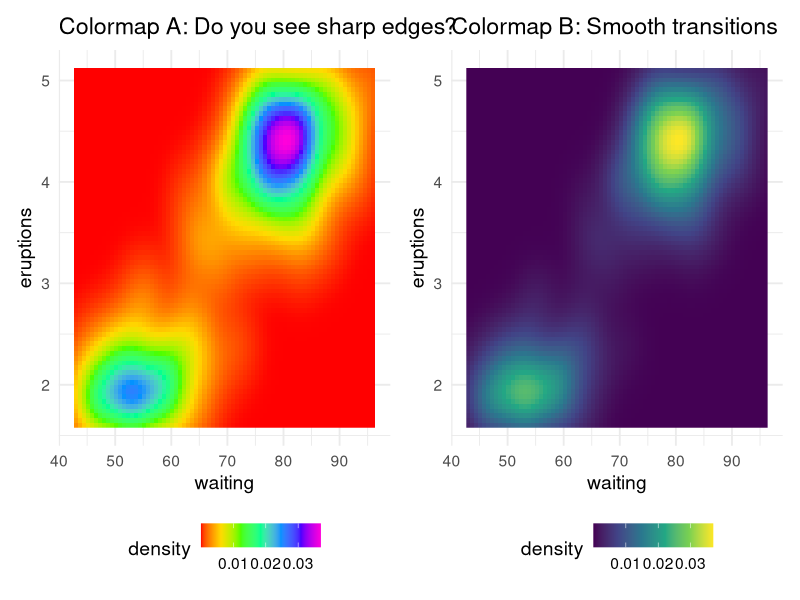
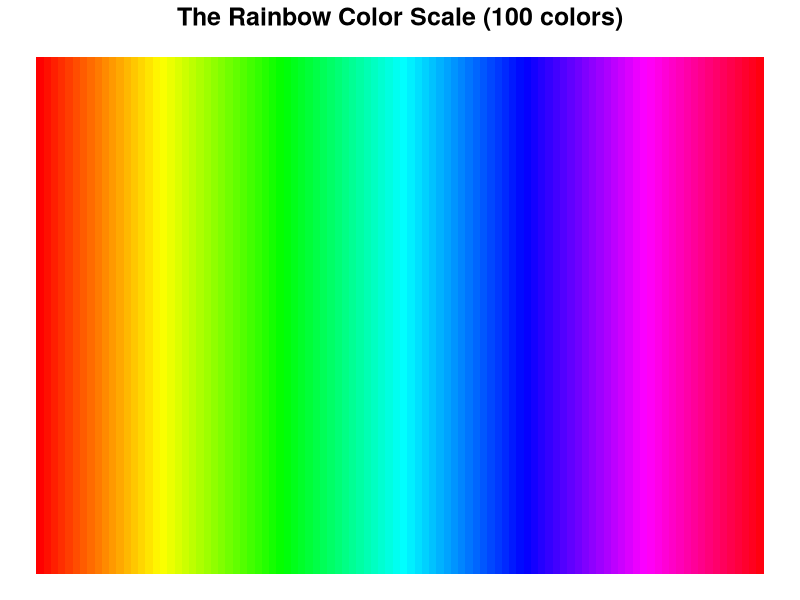
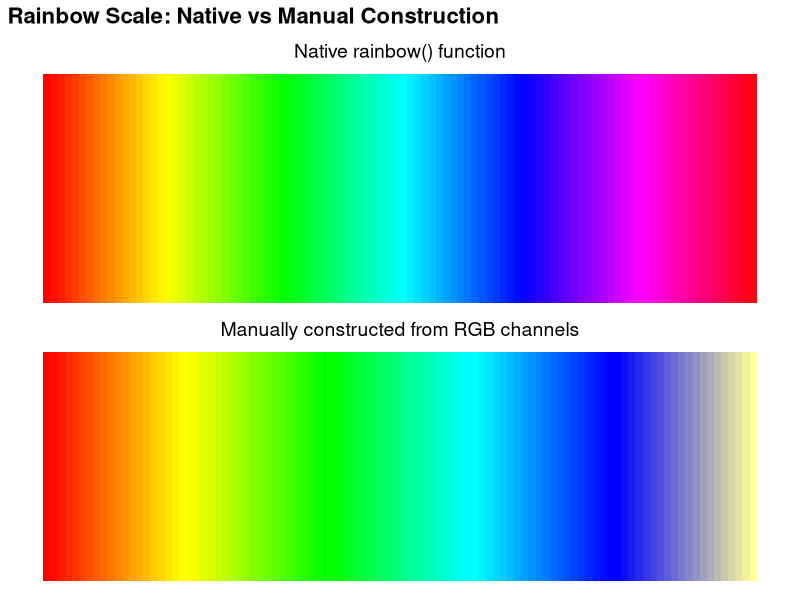
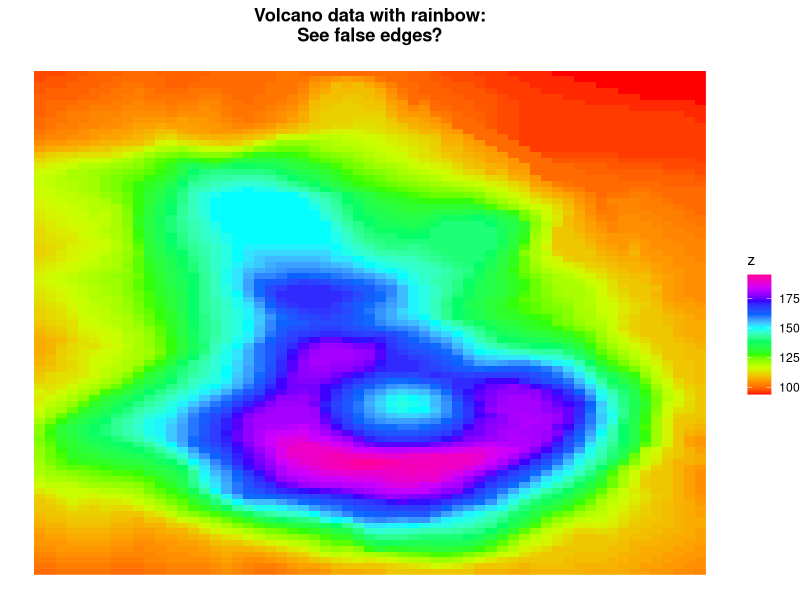
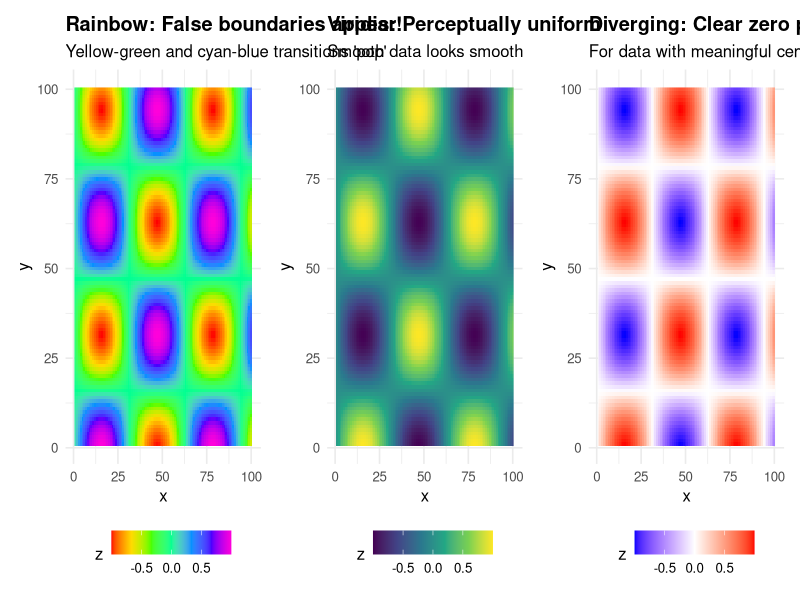
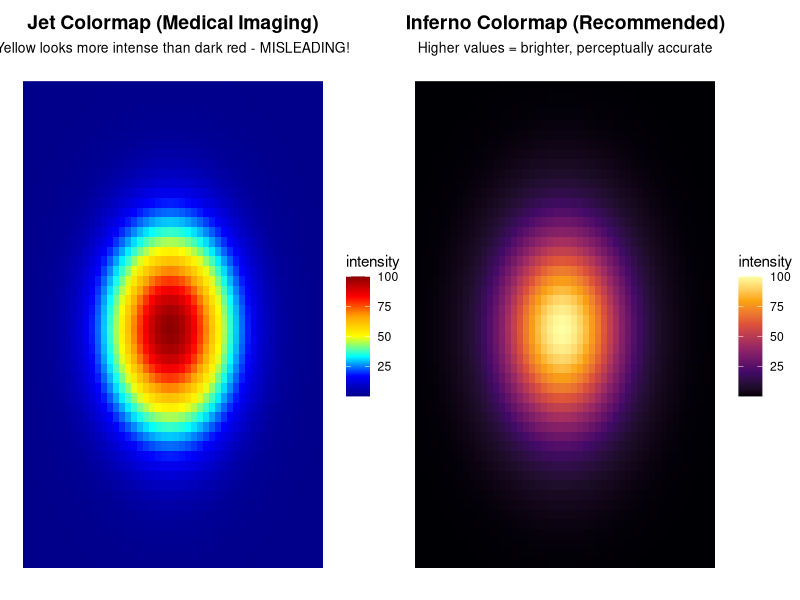
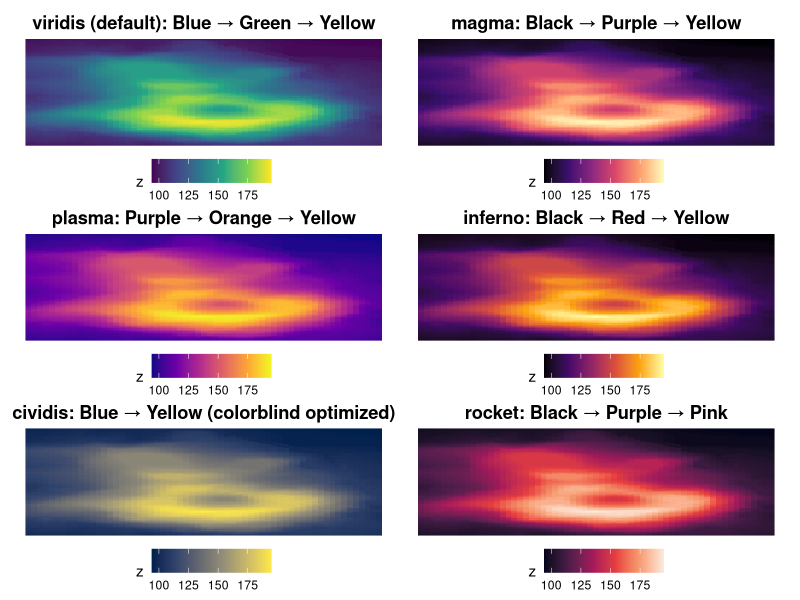
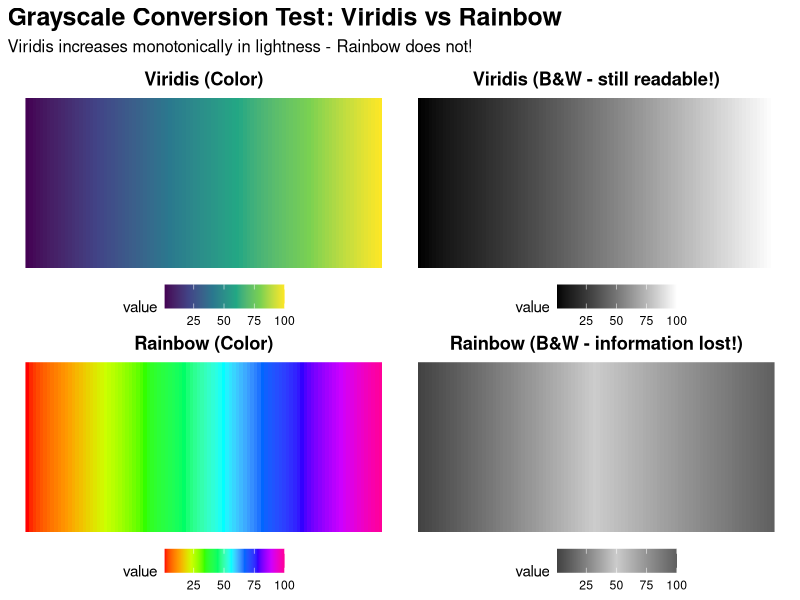

The R script that drew these images, in order:
## ---- chunk 1
#| echo: false
#| eval: true
#| fig-width: 12
#| fig-height: 5

library(ggplot2)
library(patchwork)

# Create sample data with smooth gradient
faithful_plot <- ggplot(faithfuld, aes(waiting, eruptions, fill = density)) +
  geom_raster() +
  theme_minimal(base_size = 14) +
  theme(legend.position = "bottom")

p1 <- faithful_plot +
  scale_fill_gradientn(colors = rainbow(7)) +
  labs(title = "Colormap A: Do you see sharp edges?")

p2 <- faithful_plot +
  scale_fill_viridis_c() +
  labs(title = "Colormap B: Smooth transitions")

p1 + p2
## ---- chunk 2
#| echo: true
#| eval: true
#| fig-width: 12
#| fig-height: 3

library(ggplot2)

# Show the rainbow color scale
n_colors <- 100
rainbow_colors <- rainbow(n_colors)

# Create a dataframe for visualization
color_df <- data.frame(
  x = 1:n_colors,
  y = 1,
  color = rainbow_colors
)

ggplot(color_df, aes(x = x, y = y, fill = color)) +
  geom_tile() +
  scale_fill_identity() +
  theme_void() +
  labs(title = "The Rainbow Color Scale (100 colors)") +
  theme(plot.title = element_text(size = 18, hjust = 0.5, face = "bold"))
## ---- chunk 3
#| echo: true
#| eval: true
#| fig-width: 12
#| fig-height: 4

library(ggplot2)
library(patchwork)

# Native R rainbow scale
native_rainbow <- data.frame(
  x = 1:100,
  y = 1,
  color = rainbow(100)
)

# Manual construction from RGB
manual_rainbow_colors <- rgb(
  red = c(rep(1, 20), seq(1, 0, length = 20), rep(0, 40), seq(0, 1, length = 20)),
  green = c(seq(0, 1, length = 20), rep(1, 40), seq(1, 0, length = 20)),
  blue = c(rep(0, 40), seq(0, 1, length = 20), rep(1, 20), seq(1, 0.6, length = 20))
)

manual_rainbow <- data.frame(
  x = 1:100,
  y = 1,
  color = manual_rainbow_colors
)

p1 <- ggplot(native_rainbow, aes(x = x, y = y, fill = color)) +
  geom_tile() +
  scale_fill_identity() +
  theme_void() +
  labs(title = "Native rainbow() function") +
  theme(plot.title = element_text(size = 14, hjust = 0.5))

p2 <- ggplot(manual_rainbow, aes(x = x, y = y, fill = color)) +
  geom_tile() +
  scale_fill_identity() +
  theme_void() +
  labs(title = "Manually constructed from RGB channels") +
  theme(plot.title = element_text(size = 14, hjust = 0.5))

p1 / p2 +
  plot_annotation(
    title = "Rainbow Scale: Native vs Manual Construction",
    theme = theme(plot.title = element_text(size = 16, face = "bold"))
  )
## ---- chunk 4
#| echo: true
#| eval: true

# Show the exact colors at key points
key_colors <- rainbow(7)
names(key_colors) <- c("Red", "Orange", "Yellow", "Green", "Cyan", "Blue", "Magenta")
key_colors
## ---- chunk 5
#| echo: false
#| eval: true
#| fig-width: 6
#| fig-height: 4

# Demonstrate the problem
library(ggplot2)

# Create smooth 2D data
volcano_df <- data.frame(
  x = rep(1:ncol(volcano), each = nrow(volcano)),
  y = rep(1:nrow(volcano), ncol(volcano)),
  z = as.vector(volcano)
)

ggplot(volcano_df, aes(x, y, fill = z)) +
  geom_raster() +
  scale_fill_gradientn(colors = rainbow(10)) +
  theme_void() +
  labs(title = "Volcano data with rainbow:\nSee false edges?") +
  theme(plot.title = element_text(hjust = 0.5, face = "bold"),
        legend.position = "right")
## ---- chunk 6
#| echo: true
#| eval: true
#| fig-width: 14
#| fig-height: 6

library(ggplot2)
library(patchwork)

# Create smooth gradient data
gradient_data <- expand.grid(x = 1:100, y = 1:100)
gradient_data$z <- with(gradient_data, sin(x/10) * cos(y/10))

base_plot <- ggplot(gradient_data, aes(x, y, fill = z)) +
  geom_raster() +
  theme_minimal(base_size = 12) +
  theme(legend.position = "bottom",
        plot.title = element_text(face = "bold"))

p1 <- base_plot +
  scale_fill_gradientn(colors = rainbow(7)) +
  labs(title = "Rainbow: False boundaries appear!",
       subtitle = "Yellow-green and cyan-blue transitions 'pop'")

p2 <- base_plot +
  scale_fill_viridis_c() +
  labs(title = "Viridis: Perceptually uniform",
       subtitle = "Smooth data looks smooth")

p3 <- base_plot +
  scale_fill_gradient2(low = "blue", mid = "white", high = "red", midpoint = 0) +
  labs(title = "Diverging: Clear zero point",
       subtitle = "For data with meaningful center")

(p1 | p2 | p3)
## ---- chunk 7
#| echo: true
#| eval: true
#| fig-width: 12
#| fig-height: 5

library(ggplot2)
library(patchwork)

# Create jet colormap (MATLAB default, similar to rainbow)
jet_colors <- colorRampPalette(c("darkblue", "blue", "cyan",
                                  "yellow", "orange", "red", "darkred"))(100)

# Medical imaging-like data (e.g., blood flow, tissue density)
medical_data <- expand.grid(x = 1:50, y = 1:50)
medical_data$intensity <- with(medical_data,
                                exp(-((x-25)^2 + (y-25)^2)/100) * 100)

p1 <- ggplot(medical_data, aes(x, y, fill = intensity)) +
  geom_raster() +
  scale_fill_gradientn(colors = jet_colors) +
  theme_void() +
  labs(title = "Jet Colormap (Medical Imaging)",
       subtitle = "Yellow looks more intense than dark red - MISLEADING!") +
  theme(plot.title = element_text(face = "bold", size = 14, hjust = 0.5),
        plot.subtitle = element_text(size = 10, hjust = 0.5),
        legend.position = "right")

p2 <- ggplot(medical_data, aes(x, y, fill = intensity)) +
  geom_raster() +
  scale_fill_viridis_c(option = "inferno") +
  theme_void() +
  labs(title = "Inferno Colormap (Recommended)",
       subtitle = "Higher values = brighter, perceptually accurate") +
  theme(plot.title = element_text(face = "bold", size = 14, hjust = 0.5),
        plot.subtitle = element_text(size = 10, hjust = 0.5),
        legend.position = "right")

p1 + p2
## ---- chunk 8
#| echo: true
#| eval: true
#| fig-width: 14
#| fig-height: 10

library(ggplot2)
library(patchwork)

# Use volcano data for demonstration
volcano_df <- data.frame(
  x = rep(1:ncol(volcano), each = nrow(volcano)),
  y = rep(1:nrow(volcano), ncol(volcano)),
  z = as.vector(volcano)
)

base_plot <- ggplot(volcano_df, aes(x, y, fill = z)) +
  geom_raster() +
  theme_void() +
  theme(legend.position = "bottom",
        plot.title = element_text(face = "bold", hjust = 0.5))

p1 <- base_plot + scale_fill_viridis_c(option = "viridis") +
  labs(title = "viridis (default): Blue → Green → Yellow")

p2 <- base_plot + scale_fill_viridis_c(option = "magma") +
  labs(title = "magma: Black → Purple → Yellow")

p3 <- base_plot + scale_fill_viridis_c(option = "plasma") +
  labs(title = "plasma: Purple → Orange → Yellow")

p4 <- base_plot + scale_fill_viridis_c(option = "inferno") +
  labs(title = "inferno: Black → Red → Yellow")

p5 <- base_plot + scale_fill_viridis_c(option = "cividis") +
  labs(title = "cividis: Blue → Yellow (colorblind optimized)")

p6 <- base_plot + scale_fill_viridis_c(option = "rocket") +
  labs(title = "rocket: Black → Purple → Pink")

(p1 | p2) / (p3 | p4) / (p5 | p6)
## ---- chunk 9
#| echo: true
#| eval: true
#| fig-width: 14
#| fig-height: 8

library(ggplot2)
library(patchwork)

# Create test data
test_data <- data.frame(
  x = rep(1:100, each = 20),
  y = rep(1:20, 100),
  value = rep(1:100, each = 20)
)

# Function to convert to grayscale
convert_to_gray <- function(p) {
  p + theme(plot.background = element_rect(fill = "white", color = NA)) +
    scale_fill_gradient(low = "black", high = "white")
}

# Viridis in color
p1 <- ggplot(test_data, aes(x, y, fill = value)) +
  geom_raster() +
  scale_fill_viridis_c() +
  theme_void() +
  labs(title = "Viridis (Color)") +
  theme(plot.title = element_text(face = "bold", hjust = 0.5),
        legend.position = "bottom")

# Viridis converted to grayscale (simulated by using lightness values)
# Extract lightness progression from viridis
p2 <- ggplot(test_data, aes(x, y, fill = value)) +
  geom_raster() +
  scale_fill_gradient(low = "#000000", high = "#FFFFFF") +
  theme_void() +
  labs(title = "Viridis (B&W - still readable!)") +
  theme(plot.title = element_text(face = "bold", hjust = 0.5),
        legend.position = "bottom")

# Rainbow in color
p3 <- ggplot(test_data, aes(x, y, fill = value)) +
  geom_raster() +
  scale_fill_gradientn(colors = rainbow(10)) +
  theme_void() +
  labs(title = "Rainbow (Color)") +
  theme(plot.title = element_text(face = "bold", hjust = 0.5),
        legend.position = "bottom")

# Rainbow converted to grayscale (loses information)
# Rainbow varies in hue but not monotonically in lightness
p4 <- ggplot(test_data, aes(x, y, fill = value)) +
  geom_raster() +
  scale_fill_gradient2(low = "#404040", mid = "#CCCCCC", high = "#606060", midpoint = 50) +
  theme_void() +
  labs(title = "Rainbow (B&W - information lost!)") +
  theme(plot.title = element_text(face = "bold", hjust = 0.5),
        legend.position = "bottom")

(p1 | p2) / (p3 | p4) +
  plot_annotation(
    title = "Grayscale Conversion Test: Viridis vs Rainbow",
    subtitle = "Viridis increases monotonically in lightness - Rainbow does not!",
    theme = theme(plot.title = element_text(size = 18, face = "bold"),
                  plot.subtitle = element_text(size = 12))
  )
## ---- chunk 10
#| echo: true
#| eval: true
#| fig-width: 14
#| fig-height: 12

library(ggplot2)
library(RColorBrewer)
library(patchwork)

# Get all ColorBrewer palettes
all_palettes <- list(
  # Sequential
  "Blues" = brewer.pal(9, "Blues"),
  "Greens" = brewer.pal(9, "Greens"),
  "Oranges" = brewer.pal(9, "Oranges"),
  "Reds" = brewer.pal(9, "Reds"),
  "YlOrRd" = brewer.pal(9, "YlOrRd"),
  "YlGnBu" = brewer.pal(9, "YlGnBu"),

  # Diverging
  "RdBu" = brewer.pal(11, "RdBu"),
  "RdYlBu" = brewer.pal(11, "RdYlBu"),
  "BrBG" = brewer.pal(11, "BrBG"),
  "PiYG" = brewer.pal(11, "PiYG"),

  # Qualitative
  "Set1" = brewer.pal(9, "Set1"),
  "Set2" = brewer.pal(8, "Set2"),
  "Dark2" = brewer.pal(8, "Dark2"),
  "Paired" = brewer.pal(12, "Paired")
)

# Create visualization for each palette
plot_palette <- function(pal_name, colors) {
  df <- data.frame(
    x = 1:length(colors),
    y = 1,
    color = colors
  )

  ggplot(df, aes(x = x, y = y, fill = color)) +
    geom_tile(color = "white", linewidth = 0.5) +
    scale_fill_identity() +
    theme_void() +
    labs(title = pal_name) +
    theme(plot.title = element_text(size = 10, hjust = 0, face = "bold"))
}

# Create all plots
plots <- mapply(plot_palette, names(all_palettes), all_palettes, SIMPLIFY = FALSE)

# Arrange in grid
wrap_plots(plots, ncol = 3) +
  plot_annotation(
    title = "ColorBrewer Palettes (Selection)",
    subtitle = "Sequential → Diverging → Qualitative",
    theme = theme(plot.title = element_text(size = 18, face = "bold"),
                  plot.subtitle = element_text(size = 12))
  )
## ---- chunk 11
#| echo: true
#| eval: true
#| fig-width: 12
#| fig-height: 4

library(ggplot2)
library(patchwork)

# Demonstrate yellow problems
demo_data <- data.frame(
  palette = rep(c("Yellow-heavy", "Yellow-free"), each = 100),
  x = rep(1:100, 2),
  y = 1,
  value = rep(1:100, 2)
)

p1 <- ggplot(demo_data[demo_data$palette == "Yellow-heavy", ], aes(x, y, fill = value)) +
  geom_tile() +
  scale_fill_gradientn(colors = c("blue", "yellow", "red")) +
  theme_void() +
  labs(title = "Yellow-heavy palette\n(Poor for projection)") +
  theme(plot.title = element_text(face = "bold", hjust = 0.5, size = 12))

p2 <- ggplot(demo_data[demo_data$palette == "Yellow-free", ], aes(x, y, fill = value)) +
  geom_tile() +
  scale_fill_viridis_c() +
  theme_void() +
  labs(title = "Viridis\n(Excellent for projection)") +
  theme(plot.title = element_text(face = "bold", hjust = 0.5, size = 12))

p3 <- ggplot(demo_data[demo_data$palette == "Yellow-heavy", ], aes(x, y, fill = value)) +
  geom_tile() +
  scale_fill_gradientn(colors = c("orange", "white", "purple")) +
  theme_void() +
  labs(title = "Alternative diverging\n(Better contrast)") +
  theme(plot.title = element_text(face = "bold", hjust = 0.5, size = 12))

p1 + p2 + p3
